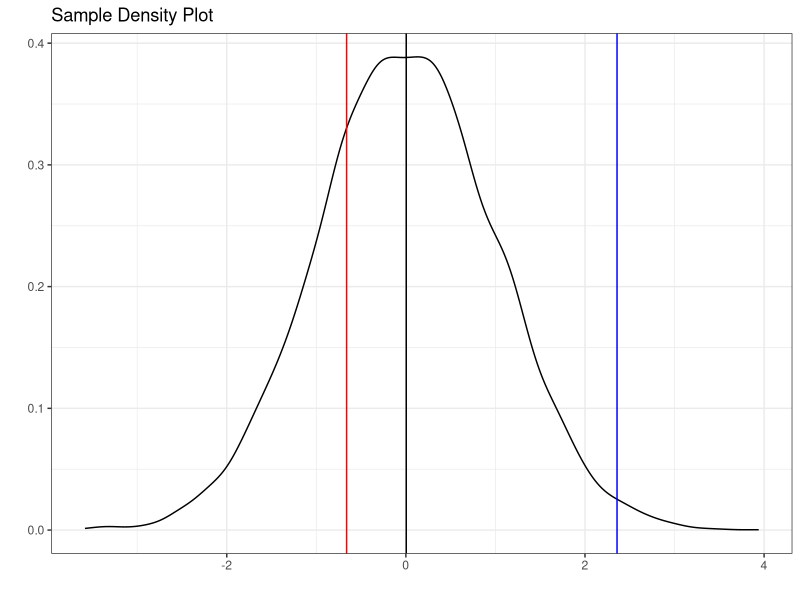
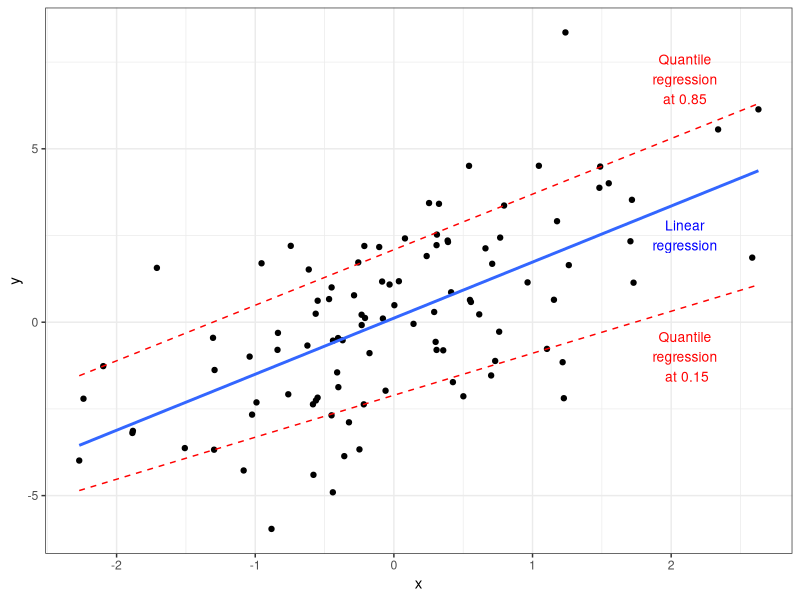
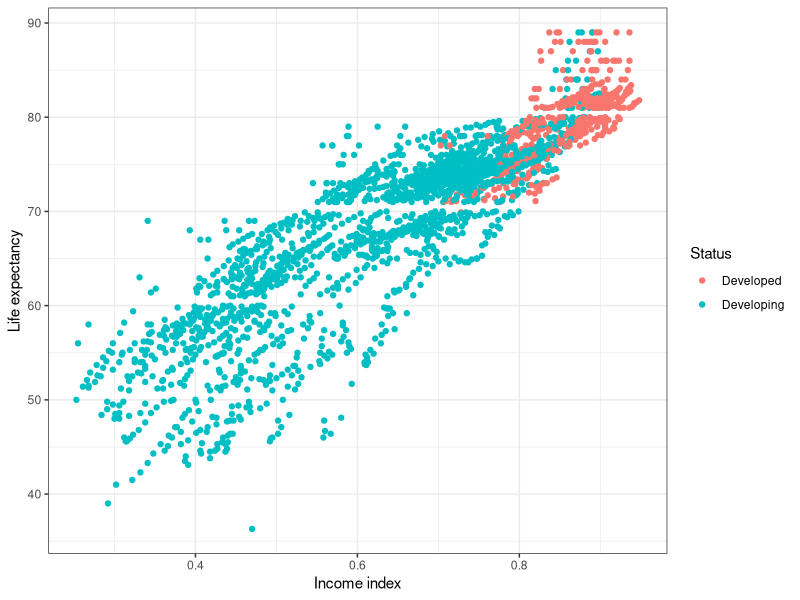
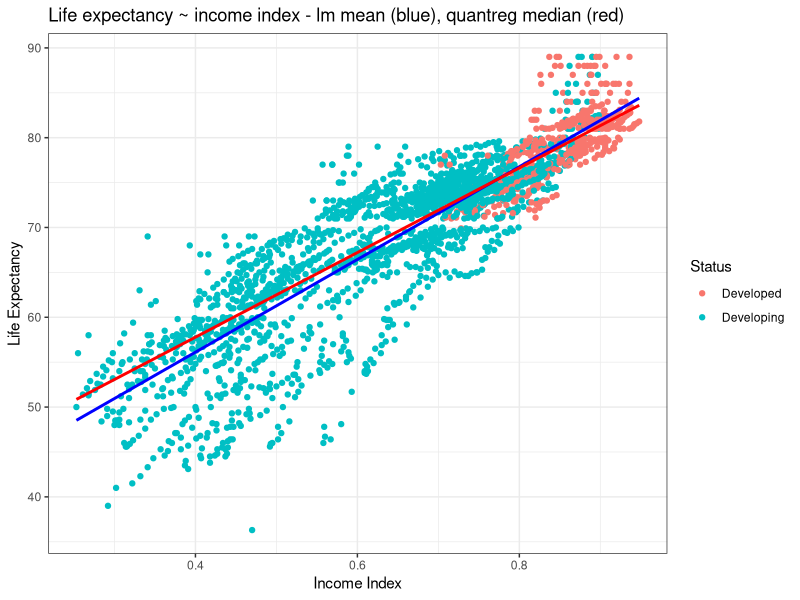
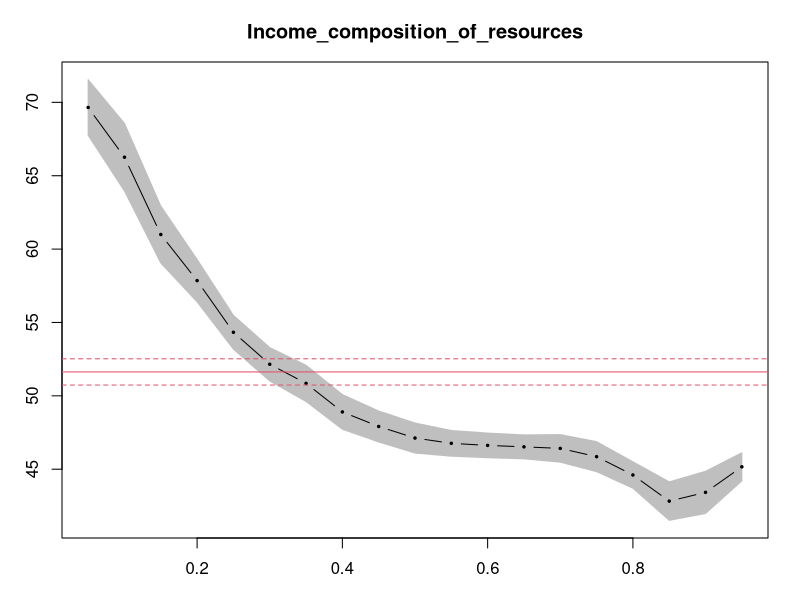
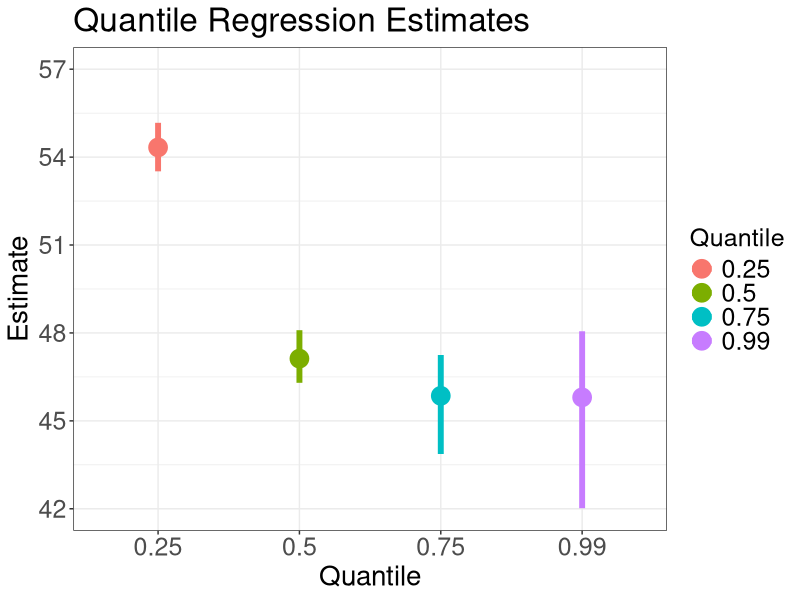

Recreate these plots in R, in order.
## ---- chunk 1
# Load libraries
library(tidyverse)
library(quantreg)

set.seed(17)
# Generate random normal data
df_rnd <- as.tibble(rnorm(10000))

df_rnd |>
  ggplot(aes(value)) +
  geom_density() +
  geom_vline(xintercept = quantile(df_rnd$value, prob = 0.25), color = "red") +
  geom_vline(xintercept = quantile(df_rnd$value, prob = 0.50), color = "black") +
  geom_vline(xintercept = quantile(df_rnd$value, prob = 0.99), color = "blue") +
  labs(title = "Sample Density Plot",
       x = "",
       y = "") +
  theme_bw()
## ---- chunk 2
set.seed(16)
eps <- rnorm(100,0,2)
df_trends <- tibble(x = rnorm(100), y = 1.5*x + eps)

df_trends |>
  ggplot(aes(x, y)) +
  geom_point() +
  geom_smooth(method = "lm", se = FALSE) +
  stat_quantile(quantiles = 0.15, color = "red", linetype = "dashed") +
  stat_quantile(quantiles = 0.85, color = "red", linetype = "dashed") +
  annotate(geom="text", x=2.1, y=2.5, label="Linear\nregression", color = "blue", size = 3.5) +
  annotate(geom="text", x=2.1, y=7, label="Quantile\nregression\nat 0.85", color = "red", size = 3.5) +
  annotate(geom="text", x=2.1, y=-1, label="Quantile\nregression\n at 0.15", color = "red", size = 3.5) +
  theme_bw()
## ---- chunk 3
#import data 
life_exp_narm <- read_csv("Life_Expectancy_Data.csv")
#let's remove all with income index around 0 and just pull in the life expectancy and income score columns for the purposes of this exercise.
life_exp_narm <- life_exp_narm |> 
  filter(Income_composition_of_resources > 0) |>
  select(Income_composition_of_resources, Life_expectancy, Status)

#summary statistics for the 

#plot the data 
ggplot(life_exp_narm, aes(x=Income_composition_of_resources, 
                          y=Life_expectancy, col=Status)) + geom_point() +
  xlab("Income index") + ylab("Life expectancy") +
  theme_bw()
## ---- chunk 4

ggplot(life_exp_narm, aes(x=Income_composition_of_resources, 
                          y=Life_expectancy, col=Status)) + geom_point() +
  geom_smooth(method = lm, se = FALSE, color = "blue", size = 1) + # linear model
  geom_quantile(color = "red", quantiles = 0.5, size=1) + # median quantile regression model with tau = 0.5 -- 50%
  labs(title = "Life expectancy ~ income index - lm mean (blue), quantreg median (red)", y = "Life Expectancy", x = "Income Index") +
  theme_bw()
## ---- chunk 5
#| echo: true
notrqfit<- lm(Life_expectancy ~ Income_composition_of_resources,
              data = life_exp_narm)
rqfit50 <- rq(Life_expectancy ~ Income_composition_of_resources, tau = 0.50,
              data = life_exp_narm)
## ---- chunk 6
#summary(life_exp_narm)

# Function to report confidence intervals for lm
conf_int_out_lm <- function(reg) {
  reg_df <- tibble(
    "95% Lower" = reg[,"lwr"],
    "OLS Estimate" = reg[,"fit"],
    "95% Upper" = reg[,"upr"]
  )

  return(reg_df)
}

# Function to report confidence intervals for quantile regression
conf_int_out_rq <- function(reg) {
  reg_df <- tibble(
    "95% Lower" = reg[,"lower"],
    "Quantile Estimate" = reg[,"fit"],
    "95% Upper" = reg[,"higher"]
  )

  return(reg_df)
}

#data pulled from the 1q, median and 3q results from original data
new_data<-data.frame(Income_composition_of_resources=c(.525,0.695,0.793))
#comparing the median and mean 
conf_lm <- predict(notrqfit, newdata=new_data,  interval="confidence", level=.95)
conf_rq_50 <- predict(rqfit50, newdata=new_data, interval="confidence", level=.95)

conf_int_out_lm(conf_lm)
conf_int_out_rq(conf_rq_50)

## ---- chunk 7
#| echo: true
notrqfit<- lm(Life_expectancy ~ Income_composition_of_resources,
              data = life_exp_narm)
rqfit25 <- rq(Life_expectancy ~ Income_composition_of_resources,
              tau = 0.25, data = life_exp_narm)
rqfit50 <- rq(Life_expectancy ~ Income_composition_of_resources,
              tau = 0.50, data = life_exp_narm)
rqfit75 <- rq(Life_expectancy ~ Income_composition_of_resources,
              tau = 0.75, data = life_exp_narm)
rqfit99 <- rq(Life_expectancy ~ Income_composition_of_resources,
              tau = 0.99, data = life_exp_narm)
## ---- chunk 8
myrq <- rq(Life_expectancy ~ Income_composition_of_resources, tau = seq(0.05,0.95,0.05), data = life_exp_narm)
plot(summary(myrq), parm = "Income_composition_of_resources")
## ---- chunk 9
# Get confidence intervals
notrqfit_conf<- lm(Life_expectancy ~ Income_composition_of_resources,
              data = life_exp_narm)
rqfit25_conf <- rq(Life_expectancy ~ Income_composition_of_resources,
              tau = 0.25, data = life_exp_narm, ci = TRUE)
rqfit50_conf <- rq(Life_expectancy ~ Income_composition_of_resources,
              tau = 0.50, data = life_exp_narm, ci = TRUE)
rqfit75_conf <- rq(Life_expectancy ~ Income_composition_of_resources,
              tau = 0.75, data = life_exp_narm, ci = TRUE)
rqfit99_conf <- rq(Life_expectancy ~ Income_composition_of_resources,
              tau = 0.99, data = life_exp_narm, ci = TRUE)
## ---- chunk 10
rqfit25_lwr_95 <- rqfit25_conf$coefficients[2,2]
rqfit25_est <- rqfit25_conf$coefficients[2,1]
rqfit25_upr_95 <- rqfit25_conf$coefficients[2,3]

rqfit25_confint <- tibble(rqfit25_lwr_95, rqfit25_est, rqfit25_upr_95, quantile = c(0.25))
colnames(rqfit25_confint) <- c("95% Lower", "Estimate", "95% Upper", "Quantile")

rqfit50_lwr_95 <- rqfit50_conf$coefficients[2,2]
rqfit50_est <- rqfit50_conf$coefficients[2,1]
rqfit50_upr_95 <- rqfit50_conf$coefficients[2,3]

rqfit50_confint <- tibble(rqfit50_lwr_95, rqfit50_est, rqfit50_upr_95, quantile = c(0.50))
colnames(rqfit50_confint) <- c("95% Lower", "Estimate", "95% Upper", "Quantile")

rq_confint <- rbind(rqfit25_confint,rqfit50_confint)

rqfit75_lwr_95 <- rqfit75_conf$coefficients[2,2]
rqfit75_est <- rqfit75_conf$coefficients[2,1]
rqfit75_upr_95 <- rqfit75_conf$coefficients[2,3]

rqfit75_confint <- tibble(rqfit75_lwr_95, rqfit75_est, rqfit75_upr_95, quantile = c(0.75))
colnames(rqfit75_confint) <- c("95% Lower", "Estimate", "95% Upper", "Quantile")

rq_confint <- rbind(rq_confint,rqfit75_confint)

rqfit99_lwr_95 <- rqfit99_conf$coefficients[2,2]
rqfit99_est <- rqfit99_conf$coefficients[2,1]
rqfit99_upr_95 <- rqfit99_conf$coefficients[2,3]

rqfit99_confint <- tibble(rqfit99_lwr_95, rqfit99_est, rqfit99_upr_95, quantile = c(0.99))
colnames(rqfit99_confint) <- c("95% Lower", "Estimate", "95% Upper", "Quantile")

rq_confint <- rbind(rq_confint,rqfit99_confint) |>
  mutate(Quantile = as.factor(Quantile))

rq_confint |>
  ggplot() +
  geom_point(aes(x = Quantile, y = Estimate, color = Quantile), size = 6) +
  geom_segment(aes(x = Quantile, xend = Quantile, y = Estimate, yend = `95% Lower`, color = Quantile), size = 2) + # lower bound
  geom_segment(aes(x = Quantile, xend = Quantile, y = Estimate, yend = `95% Upper`, color = Quantile), size = 2) + # upper bound
  scale_y_continuous(breaks = seq(42,57,3),
                     limits = c(42,57)) +
  labs(title = "Quantile Regression Estimates") +
  theme_bw() +
  theme(title = element_text(size = 20),
        axis.text = element_text(size = 18),
        axis.title = element_text(size = 20),
        legend.text = element_text(size = 18),
        legend.title = element_text(size = 18))

## ---- chunk 11
conf_int_out_rq(predict(rqfit25, newdata=new_data, interval="confidence", level=.95))
conf_int_out_rq(predict(rqfit75, newdata=new_data, interval="confidence", level=.95))
#even more extreme in the 99percentile
conf_int_out_rq(predict(rqfit99, newdata=new_data, interval="confidence", level=.95))

